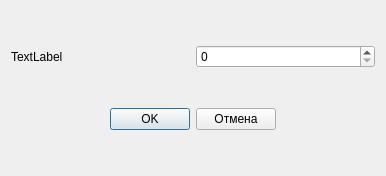
<?xml version="1.0" encoding="UTF-8"?>
<ui version="4.0">
 <class>DlgRadiusToCutWindow</class>
 <widget class="QDialog" name="DlgRadiusToCutWindow">
  <property name="geometry">
   <rect>
    <x>0</x>
    <y>0</y>
    <width>386</width>
    <height>176</height>
   </rect>
  </property>
  <property name="windowTitle">
   <string>Dialog</string>
  </property>
  <layout class="QVBoxLayout" name="verticalLayout">
   <item>
    <layout class="QHBoxLayout" name="horizontalLayout">
     <item>
      <widget class="QLabel" name="msgLabel">
       <property name="text">
        <string>TextLabel</string>
       </property>
      </widget>
     </item>
     <item>
      <widget class="QSpinBox" name="radiusSpinBox"/>
     </item>
    </layout>
   </item>
   <item>
    <layout class="QHBoxLayout" name="horizontalLayout_2">
     <item>
      <spacer name="horizontalSpacer">
       <property name="orientation">
        <enum>Qt::Horizontal</enum>
       </property>
       <property name="sizeHint" stdset="0">
        <size>
         <width>40</width>
         <height>20</height>
        </size>
       </property>
      </spacer>
     </item>
     <item>
      <widget class="QPushButton" name="submitBtn">
       <property name="text">
        <string>OK</string>
       </property>
      </widget>
     </item>
     <item>
      <widget class="QPushButton" name="cancelBtn">
       <property name="text">
        <string>Отмена</string>
       </property>
      </widget>
     </item>
     <item>
      <spacer name="horizontalSpacer_2">
       <property name="orientation">
        <enum>Qt::Horizontal</enum>
       </property>
       <property name="sizeHint" stdset="0">
        <size>
         <width>40</width>
         <height>20</height>
        </size>
       </property>
      </spacer>
     </item>
    </layout>
   </item>
  </layout>
 </widget>
 <resources/>
 <connections>
  <connection>
   <sender>submitBtn</sender>
   <signal>clicked()</signal>
   <receiver>DlgRadiusToCutWindow</receiver>
   <slot>accept()</slot>
   <hints>
    <hint type="sourcelabel">
     <x>152</x>
     <y>128</y>
    </hint>
    <hint type="destinationlabel">
     <x>192</x>
     <y>87</y>
    </hint>
   </hints>
  </connection>
  <connection>
   <sender>cancelBtn</sender>
   <signal>clicked()</signal>
   <receiver>DlgRadiusToCutWindow</receiver>
   <slot>reject()</slot>
   <hints>
    <hint type="sourcelabel">
     <x>233</x>
     <y>128</y>
    </hint>
    <hint type="destinationlabel">
     <x>192</x>
     <y>87</y>
    </hint>
   </hints>
  </connection>
 </connections>
</ui>
